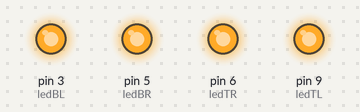
Recording of a sketch running on a simulated Arduino Uno, built with avr-gcc and run on an emulated ATmega328P. Parts: output pins drawn as LEDs (lit = HIGH).

Above: at 0.1 s.
Timing chart, 0 to 1.6 s (numbered marks = the images above):
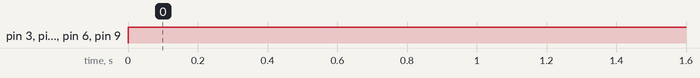

The sketch:

ledsON.ino
```cpp
#include <arduino.h>

int ledBL = 3; // BottomLeft to TopRight
int ledBR = 5;
int ledTR = 6;
int ledTL = 9;

void setup() {
  // nothing happens in setup
}

void loop() {
  analogWrite(ledBL,255);
  analogWrite(ledBR,255);
  analogWrite(ledTR,255);
  analogWrite(ledTL,255);
  delay(10000);
}
```

Measured:
- by itself, pin 3 (ledBL), pin 5 (ledBR), pin 6 (ledTR), pin 9 (ledTL): LOW → HIGH at 0.00 s
